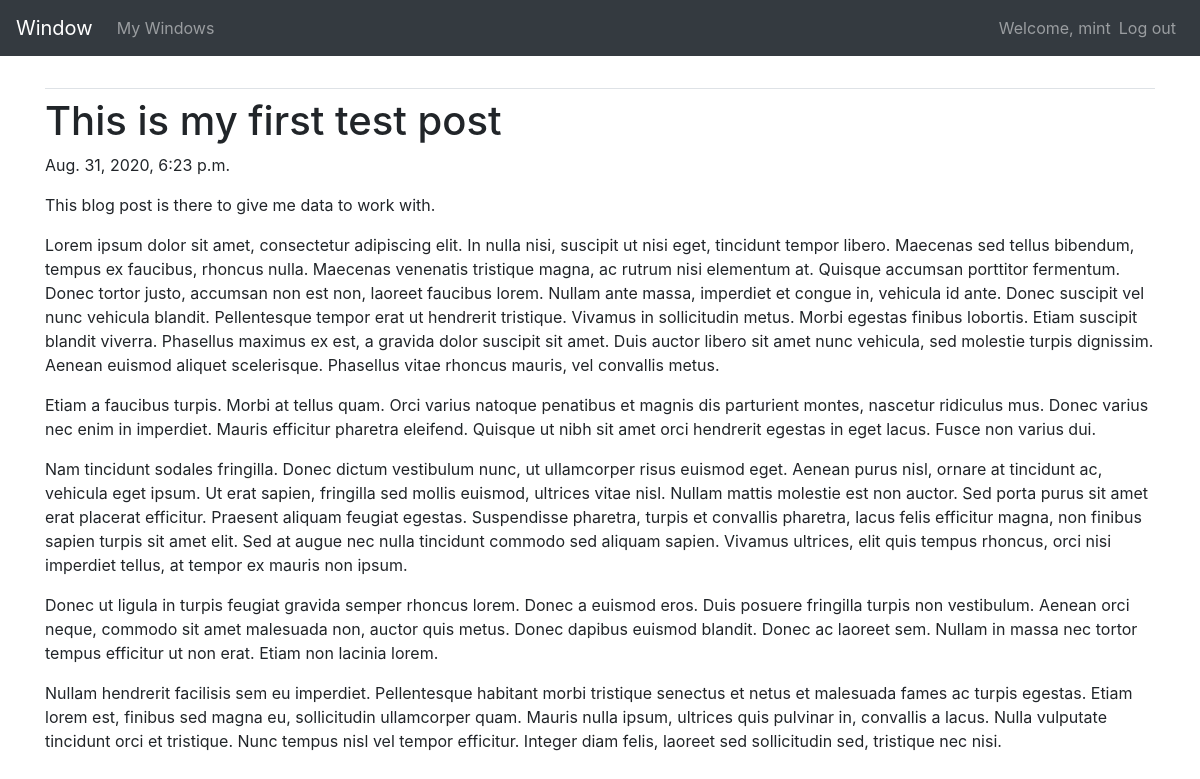
/post/2 (signed in), run on the app's committed database.
### blogs/models.py (models this page shows, shortened)
class BlogPost(models.Model):
  owner = models.ForeignKey(User, on_delete=models.CASCADE)
  title = models.CharField(max_length=100)
  content = models.TextField()
  date_added = models.DateTimeField(auto_now=True)

### blogs/views.py (the view)
# urls.py: path('post/<int:post_id>', views.post, name='post'),
@login_required
def post(request, post_id):
  post = BlogPost.objects.get(id=post_id)
  if check_post_owner(request, post):
    raise Http404
  context = {'post': post}
  return render(request, 'blogs/post.html', context)

### blogs/views.py (called while the page is built)
def check_post_owner(request, post):
  return request.user != post.owner

### blogs/templates/blogs/post.html
{% extends 'blogs/base.html' %}
{% load bootstrap4 %}
{% block content %}
  <h1>{{ post.title }}</h1>
  <p>{{ post.date_added }}</p>
  <p>
    {{ post.content|linebreaks }}
  </p>
{% endblock content %}

### blogs/templates/blogs/base.html (shortened to what this page needs)
{% load bootstrap4 %}
<!DOCTYPE html>
<html lang="en">
  <head>
    {% bootstrap_css %}
  </head>
  <body>
    <nav class="navbar navbar-expand-md navbar-dark bg-dark mb-4">
      <a class="navbar-brand" href="{% url 'blogs:index' %}">Window</a>
      <div class="collapse navbar-collapse" id="navbarCollapse">
        <ul class="navbar-nav mr-auto">
          <li class="nav-item">
            <a class="nav-link" href="{% url 'blogs:blog' %}">My Windows<span class="sr-only">(current)</span></a>
          </li>
        </ul>
        <ul class="navbar-nav ml-auto">
          {% if user.is_authenticated %}
            <li class="nav-item">
              <span class="navbar-text">Welcome, {{ user.username }}</span>
            </li>
            <li class="nav-item">
              <a class="nav-link" href="{% url 'users:logout' %}">Log out</a>
            </li>
          {% endif %}
        </ul>
      </div>
    </nav>
    <main role="main" class="container">
      <div class="pb-2 mb-2 border-bottom">
      </div>
      <div>
        {% block content %}
        {% endblock content %}
      </div>
    </main>
  </body>
</html>

### blogs/templates/blogs/base.html (style rules this page uses)
a { text-decoration:none !important }

### data on the page
BlogPost: title "This is my first test post", date_added "Aug. 31, 2020, 6:23 p.m.", content "This blog post is there to give me data to work with. Lorem ipsum dolor sit amet, consectetur adipiscing elit. In nulla nisi, suscipit ut nisi eget, tincidunt tempor libero. Maecenas sed tellus bibendum, tempus ex faucibus, rhoncus nulla. Maecenas venenatis tristique magna, ac rutrum nisi elementum at. Quisque accumsan porttitor fermentum. Donec tortor justo, accumsan non est non, laoreet faucibus lorem. Nullam ante massa, imperdiet et congue in, vehicula id ante. Donec suscipit vel nunc vehicula blandit. Pellentesque tempor erat ut hendrerit tristique. Vivamus in sollicitudin metus. Morbi egestas finibus lobortis. Etiam suscipit blandit viverra. Phasellus maximus ex est, a gravida dolor…"

### other printed values
{{ user.username }} "mint"
